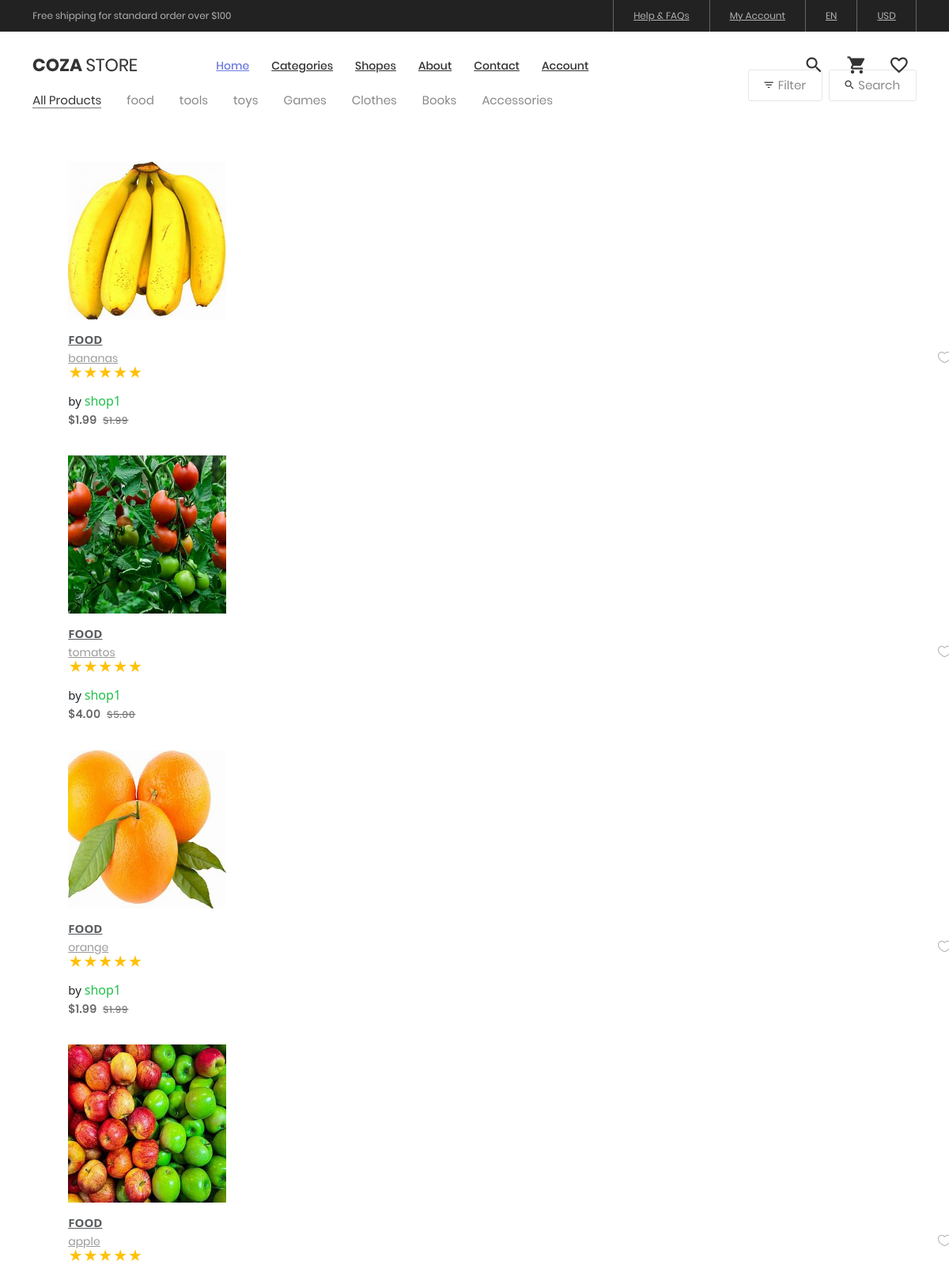
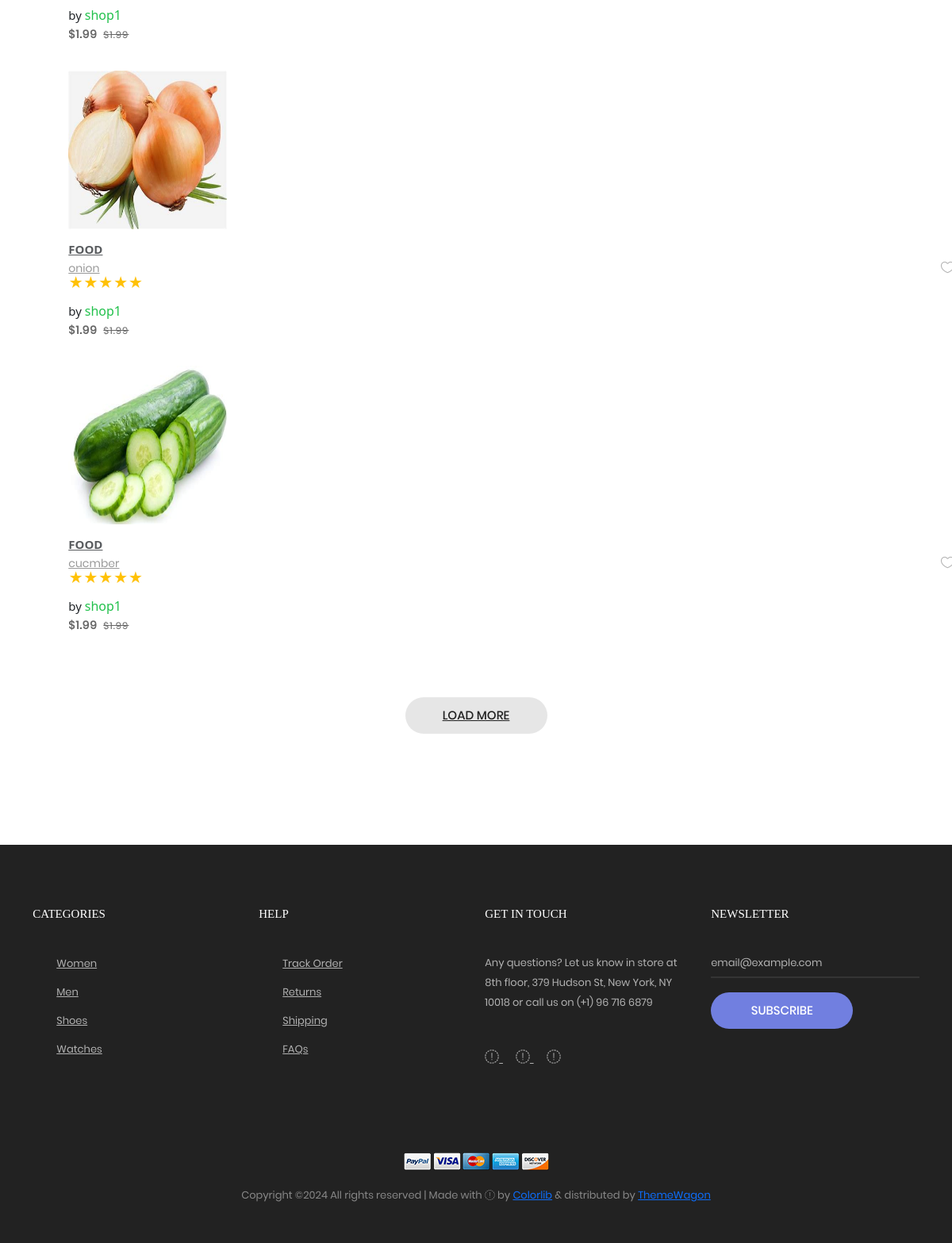
Screenshot of /product/cat3cb51c3abd with the database file from the repository (2 pictures, top to bottom).
### core/models.py (models this page shows, shortened)
class Category(models.Model):
    cid = ShortUUIDField(
        unique=True, length=10, max_length=20, prefix="cat", alphabet="abcdefg123456"
    )
    title = models.CharField(max_length=50)
    image = models.ImageField(upload_to="category")
    class Meta:
        verbose_name_plural = "Categories"

class Product(models.Model):
    user = models.ForeignKey(
        settings.AUTH_USER_MODEL, on_delete=models.SET_NULL, null=True
    )
    category = models.ForeignKey(
        Category, on_delete=models.SET_NULL, null=True, related_name="products"
    )
    vendor = models.ForeignKey(
        Vendor, on_delete=models.SET_NULL, null=True, related_name="products"
    )
    title = models.CharField(max_length=50)
    image = models.ImageField(upload_to=user_path, default="product.jpg")
    description = models.TextField(null=True, blank=True, default="new product")
    price = models.DecimalField(max_digits=10, decimal_places=2, default="1.99")
    old_price = models.DecimalField(max_digits=10, decimal_places=2, default="1.99")
    specification = models.TextField(null=True, blank=True)
    product_status = models.CharField(
        choices=STATUS, max_length=50, default="in_review"
    )
    status = models.BooleanField(default=True)
    in_stock = models.BooleanField(default=True)
    featured = models.BooleanField(default=False)
    digital = models.BooleanField(default=False)
    sku = ShortUUIDField(unique=True, length=4, max_length=10, alphabet="1234567890")
    date = models.DateTimeField(auto_now_add=True)
    updated = models.DateTimeField(null=True, blank=True)
    tags = TaggableManager(blank=True)
    rating = models.IntegerField(choices=RATING, default=3)
    class Meta:
        verbose_name_plural = "Products"

class Vendor(models.Model):
    vid = ShortUUIDField(
        unique=True, length=10, max_length=20, prefix="vid", alphabet="abcdefg12345"
    )
    title = models.CharField(max_length=50)
    image = models.ImageField(upload_to=user_path, default="vendor.jpg")
    description = models.TextField(null=True, blank=True)
    address = models.CharField(max_length=100, default="Main street")
    contact = models.CharField(max_length=100, default="+123 (456) 789")
    chat_resp_time = models.CharField(max_length=50, default="1")
    shipping_on_time = models.CharField(max_length=50, default="1")
    authentic_rating = models.CharField(max_length=50, default="1")
    days_return = models.CharField(max_length=50, default="1")
    warranty_period = models.CharField(max_length=50, default="1")
    user = models.ForeignKey(
        settings.AUTH_USER_MODEL, on_delete=models.SET_NULL, null=True
    )
    class Meta:
        verbose_name_plural = "Vendors"

### core/views.py (the view)
# urls.py: path("product/<str:cid>", product, name="product"),
def product(request, cid):
    category = Category.objects.get(cid=cid)
    category_products = Product.objects.filter(category=category)
    context = {"products": category_products}
    return render(request, "product.html", context)

### core/access.py (called while the page is built)
def default(request):
    if "wish" in request.session:
        wishes = request.session["wish"]
    else:
        wishes = []
    products = request.session.get("products", [])
    cartProductIds = [product["id"] for product in products]
    wishesLength = wishes
    print(len(products))
    print("ppppppppppppppppppppppppppppp")
    return {
        "categories": Category.objects.all(),
        "cartLength": len(products),
        "cartProducts": products,
        "cartProductIds": cartProductIds,
        "wishLength": len(wishesLength),
    }

### templates/product.html (shortened to what this page needs)
{% extends "base.html" %}
{% load static %}
{% block content %}
	<div class="bg0 m-t-23 p-b-140">
		<div class="container">
			<div class="flex-w flex-sb-m p-b-52">
				<div style="margin-top:50px" class="flex-w flex-l-m filter-tope-group m-tb-10">
					<button class="stext-106 cl6 hov1 bor3 trans-04 m-r-32 m-tb-5 how-active1" data-filter="*">
						All Products
					</button>
                  {% for category in categories %}
				  <button class="stext-106 cl6 hov1 bor3 trans-04 m-r-32 m-tb-5" data-filter=".{{category.title}}">
						{{category.title}}
					</button>
				  {% endfor %}
				</div>
				<div class="flex-w flex-c-m m-tb-10">
					<div class="flex-c-m stext-106 cl6 size-104 bor4 pointer hov-btn3 trans-04 m-r-8 m-tb-4 js-show-filter">
						<i class="icon-filter cl2 m-r-6 fs-15 trans-04 zmdi zmdi-filter-list"></i>
						 Filter
					</div>
					<div class="flex-c-m stext-106 cl6 size-105 bor4 pointer hov-btn3 trans-04 m-tb-4 js-show-search">
						<i class="icon-search cl2 m-r-6 fs-15 trans-04 zmdi zmdi-search"></i>
						Search
					</div>
				</div>
			</div>
			<div class="row isotope-grid">
				{% for product in products%}
				<div class="p-b-35 isotope-item {{product.category.title}} ml-5">
				<div class="block2">
					<div class="block2-pic hov-img0">
					<img src="{{ product.image.url }}" alt="IMG-PRODUCT" style="width: 200px; height: 200px;">
					</div>
					<div class="block2-txt flex-w flex-t p-t-14">
					<div>
						<a href="#" class="text-muted text-uppercase font-weight-bold">
						{{ product.category.title }}
						</a>
					</div>
					<div class="block2-txt-child1">
						<a href="product-detail.html" class="stext-104 cl4 hov-cl1 trans-04 js-name-b2 p-b-6">
						{{ product.title }}
						</a>
						<div class="product-rating" style="font-size:18px;position:relative;bottom:5px">
						<span class="text-warning">
							&#9733;&#9733;&#9733;&#9733;&#9733;
						</span>
						</div>
						<div style="margin-top:5px">
						by <span style="font-size:16px;color:rgb(34, 193, 76)">{{ product.vendor.title }}</span>
						</div>
						<div class="d-inline-flex align-items-center">
						<span class="stext-105 cl3 font-weight-bold">
							${{ product.price }}
						</span>
						<span class="stext-105 cl3 ms-2" style="text-decoration: line-through; margin-left: 5px; font-size: 0.80rem;">
							${{ product.old_price }}
						</span>
						</div>
					</div>
					<div class="block2-txt-child2 flex-r p-t-3">
						<a href="#" class="btn-addwish-b2 dis-block pos-relative js-addwish-b2">
						<img class="icon-heart1 dis-block trans-04" src="{% static 'images/icons/icon-heart-01.png' %}" alt="ICON">
						</a>
					</div>
					</div>
				</div>
				</div>
				{% endfor %}
			</div>
			<div class="flex-c-m flex-w w-full p-t-45">
				<a href="#" class="flex-c-m stext-101 cl5 size-103 bg2 bor1 hov-btn1 p-lr-15 trans-04">
					Load More
				</a>
			</div>
		</div>
	</div>
{% endblock content %}

### static/css/main.css (style rules this page uses)
.container { max-width: 1380px; }
@media (max-width: 1600px) { .container { max-width: 1200px; } }
.block2-pic { position: relative; }
.block2-txt-child1 { width: calc(100% - 30px); }
.block2-txt-child2 { width: 30px; }
.cl2 { color: #333; }
.cl3 { color: #666; }
.cl4 { color: #999; }
.cl5 { color: #222; }
.cl6 { color: #888; }
.stext-101 { font-family: Poppins-Medium; font-size: 15px; line-height: 1.466667; text-transform: uppercase; }
.stext-104 { font-family: Poppins-Regular; font-size: 14px; line-height: 1.466667; }
.stext-105 { font-family: Poppins-Regular; font-size: 14px; line-height: 1.466667; letter-spacing: 1px; }
.stext-106 { font-family: Poppins-Regular; font-size: 15px; line-height: 1.2; }
.size-103 { min-width: 179px; height: 46px; }
.size-104 { min-width: 94px; height: 40px; }
.size-105 { min-width: 111px; height: 40px; }
.bg0 { background-color: #fff; }
.bg2 { background-color: #e6e6e6; }
.bor1 { border-radius: 23px; }
.bor3 { border-bottom: 1px solid transparent; }
.bor4 { border: 1px solid #e6e6e6; border-radius: 3px; }
.how-active1 { color: #333; border-color: #797979; }
.hov-img0 { display: block; overflow: hidden; }
.hov-img0 img { width: 100%; -webkit-transition: transform 0.9s ease; -o-transition: transform 0.9s ease; -moz-transition: transform 0.9s ease; transition: transform 0.9s ease; }

### templates/base.html (style rules this page uses)
html { scroll-behavior: smooth; }

### rows the page displays
Category: title "food"
Category: title "tools"
Category: title "toys"
Category: title "Games"
Category: title "Clothes"
Category: title "Books"
Category: title "Accessories"
Product: image (picture), category "FOOD", title "bananas", vendor "shop1", price "1.99", old_price "1.99"
Product: image (picture), category "FOOD", title "tomatos", vendor "shop1", price "4.00", old_price "5.00"
Product: image (picture), category "FOOD", title "orange", vendor "shop1", price "1.99", old_price "1.99"
Product: image (picture), category "FOOD", title "apple", vendor "shop1", price "1.99", old_price "1.99"
Product: image (picture), category "FOOD", title "onion", vendor "shop1", price "1.99", old_price "1.99"
Product: image (picture), category "FOOD", title "cucmber", vendor "shop1", price "1.99", old_price "1.99"
